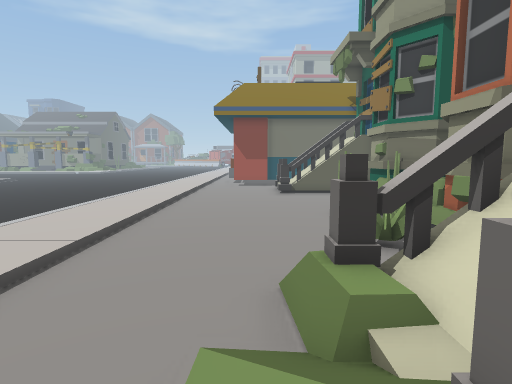
View 1 (above)

24 first-person views from a walk through a 3-D level made in the Unity game engine. The camera is 1.3 m above the floor, tilts 6° down and sees 80° across. The floor is counted in squares, 1 m on a side. Each view is taken from the middle of a square. On the plan, view 1 faces up. The plan holds only what a view shows up to about 14 squares ahead; the rest is blank. The place goes on beyond the plan. Some animated figures are not drawn. Some surface patterns are stand-ins.

View 2
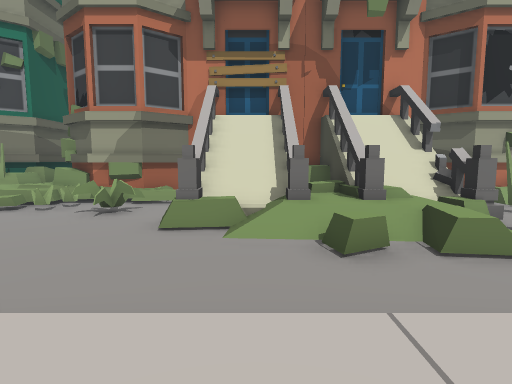

View 3
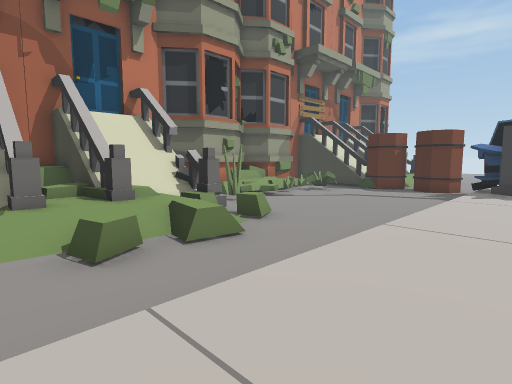

View 4
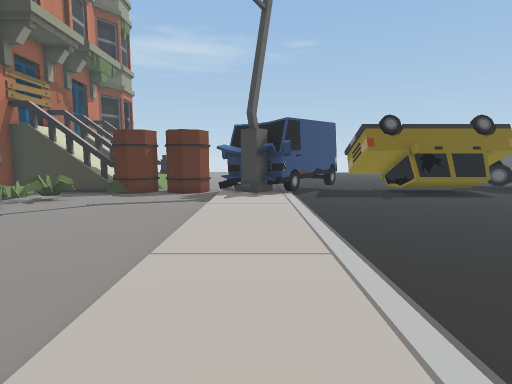

View 5
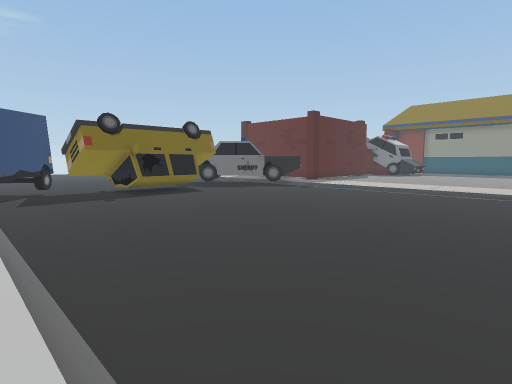

View 6
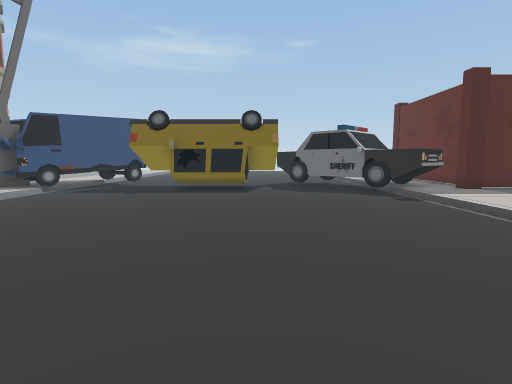

View 7
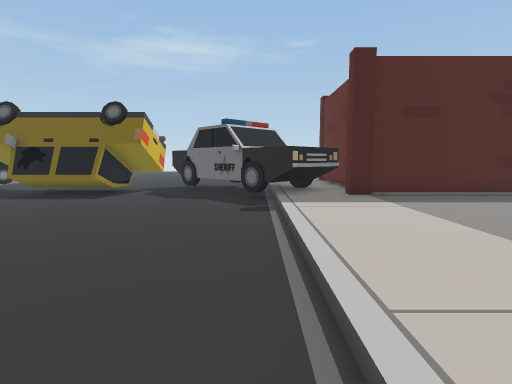

View 8
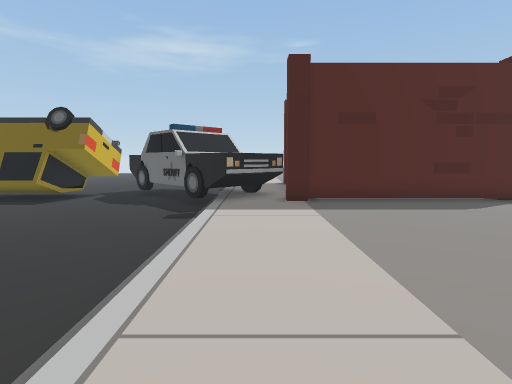

View 9
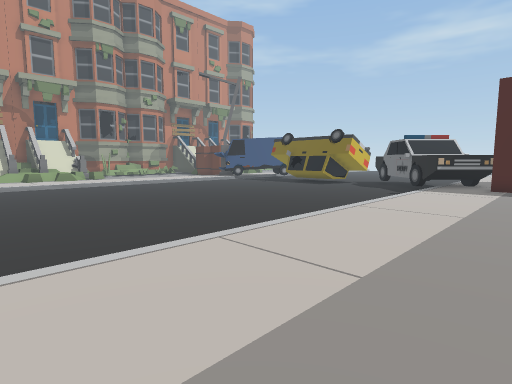

View 10
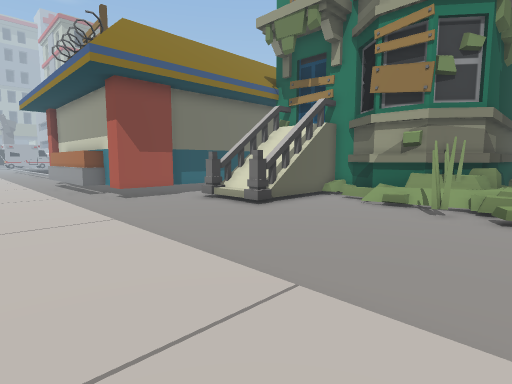

View 11
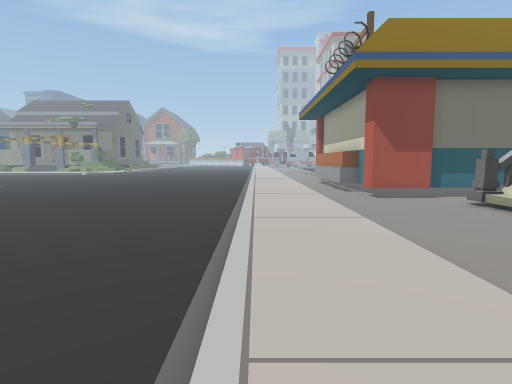

View 12
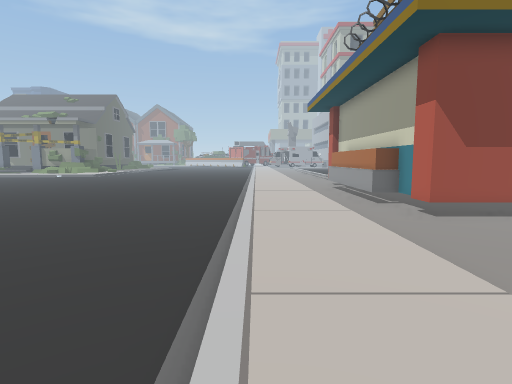

View 13
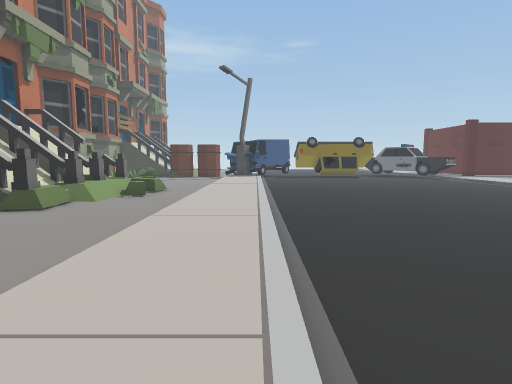

View 14
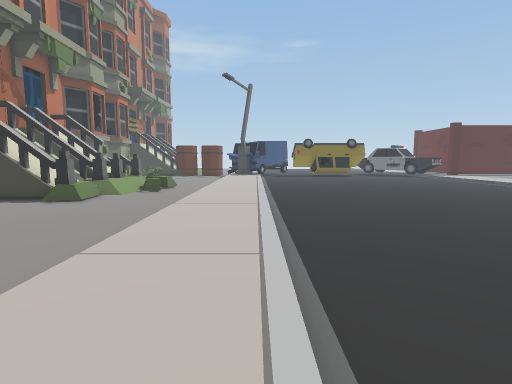

View 15
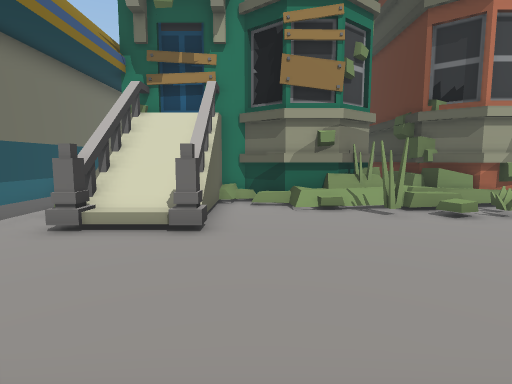

View 16
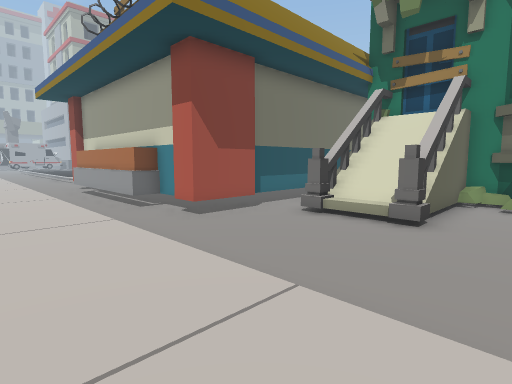

View 17
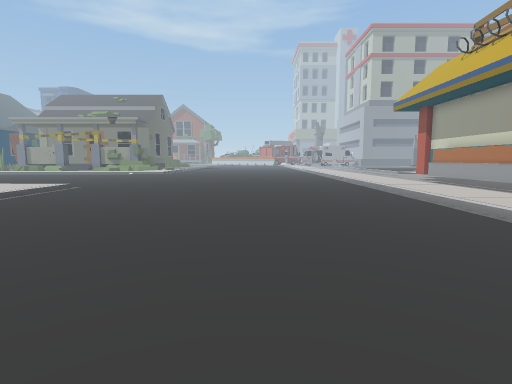

View 18
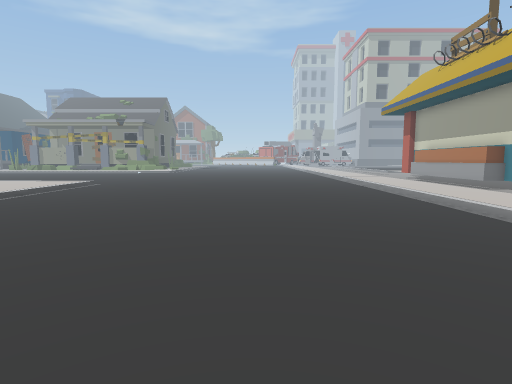

View 19
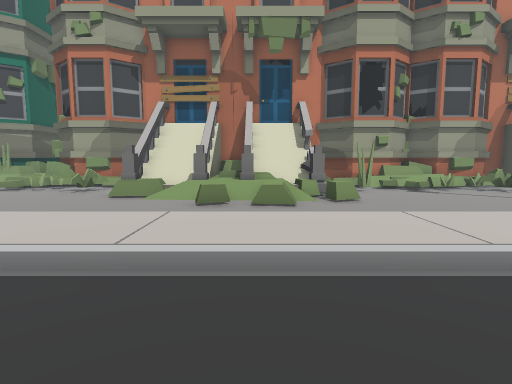

View 20
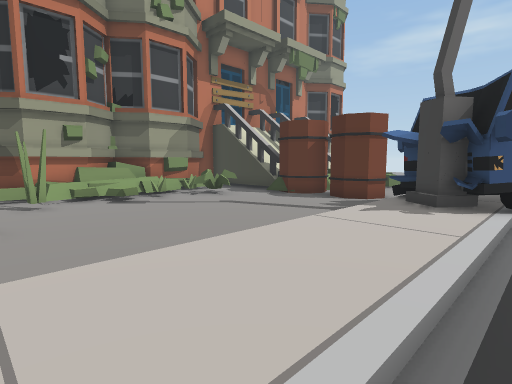

View 21
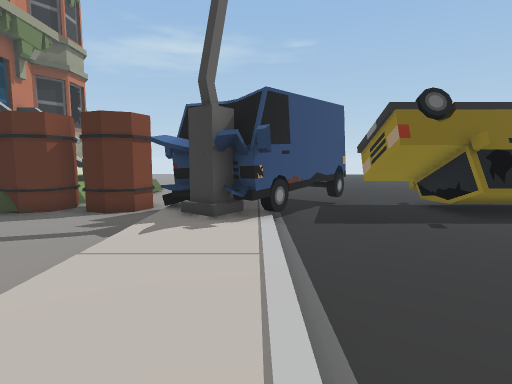

View 22
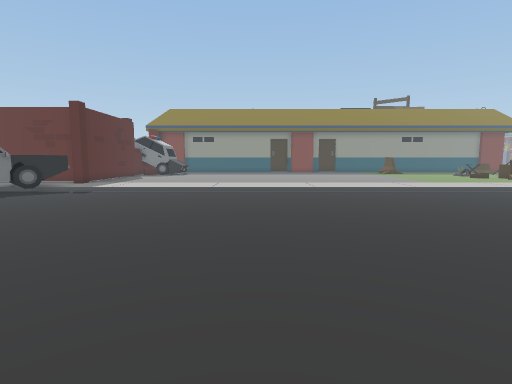

View 23
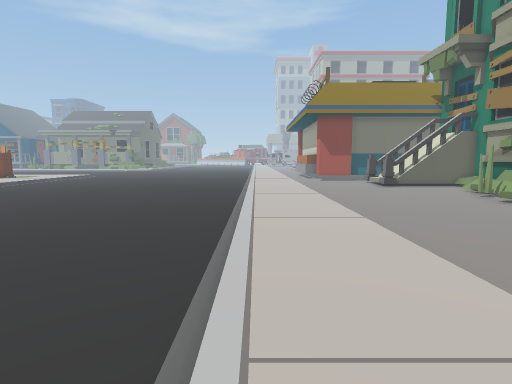

View 24
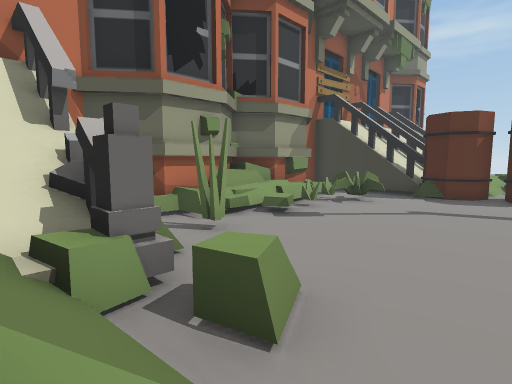

### Floor plan
Key: @ floor where view 1 was taken; # wall or solid block; x gap in a wall; . main floor; : floor 0.25 m higher than the main floor; + floor 0.5 m higher than the main floor; * floor 0.75 m higher than the main floor; % floor 1.5 m higher than the main floor; & floor 2.25 m higher than the main floor; $ floor 3 m higher than the main floor; / step, stairs or slope; = window, fence, low wall or low ledge; ^ raised ledge; H house; O other object.
Columns run from 27 left of view 1 to 6 right of it. Each row starts with its distance up from view 1.
 27           ...........:::.#
 26     ///..............:::.#
 25     :::..............:::.#
 24     :::..............:::.##
 23     :::..............:::.##
 22      ::..............:::..#
 21       :..............:::..######
 20        ..............:::...... #
 19        ..............:::.....#####
 18         .............:::.....////#
 17          ............:::..../#///#
 16           ...........:::..../#xx##
 15           ...........:::........##
 14            ..........:::........#
 13           ...........:::.......O#
 12           ...........:::........#
 11            ..........:::......H.#
 10             .........:::......:+#
  9        ..   .........:::......=##
  8        ...   ........:::......==#
  7        .....  .......:::.....==##
  6        ..............:::.....===#
  5        ..............:::......=##
  4   : :::..............:::....#####
  3    ::::..............:::....=#####
  2   :::::..............:::.../##%&$#
  1   :::::..............:::..=/##x###
  0   :::::..............:::..=@+***^#
 -1   :::::..............:::..:/xxx###
 -2   :::::..............:::../++*%&$#
 -3    ::::..............:::../=x#####
 -4    ::::..............:::...=.=#
 -5   :::::..............:::......###
 -6  ::::::..............:::......#=#
 -7 :::::::..............:::.......O#
 -8 :::::::..............:::......O##
 -9 :::::::..............:::......=##
-10 :::::::..............:::.......##
-11 ::::::O..............:::.....===#
-12 #####OOO.....OOO.....##:.....==##
-13    #OOOOO..#OOOO....####.O..O## #
-14    # OOOOO.#O  #O#.##  #OOOO####
-15    #  OO OOOO  OOO##       O O%
-16           OO    OO##          #

Where each view was taken, in squares from view 1:
view 1: 0 up, 0 right, facing up
view 2: 2 up, 6 left, facing right
view 3: 2 up, 6 left, facing down-right
view 4: 0 up, 5 left, facing down
view 5: 0 up, 6 left, facing down-left
view 6: 0 up, 15 left, facing down
view 7: 2 down, 20 left, facing down
view 8: 2 down, 22 left, facing down
view 9: 4 up, 25 left, facing down-right
view 10: 9 up, 6 left, facing up-right
view 11: 9 up, 6 left, facing up
view 12: 13 up, 6 left, facing up
view 13: 13 up, 6 left, facing down
view 14: 15 up, 6 left, facing down
view 15: 15 up, 5 left, facing right
view 16: 14 up, 6 left, facing up-right
view 17: 12 up, 12 left, facing up
view 18: 10 up, 12 left, facing up
view 19: 1 down, 10 left, facing right
view 20: 4 down, 7 left, facing down-right
view 21: 5 down, 6 left, facing down
view 22: 2 down, 6 left, facing left
view 23: 1 down, 6 left, facing up
view 24: 2 down, 2 left, facing down-right
